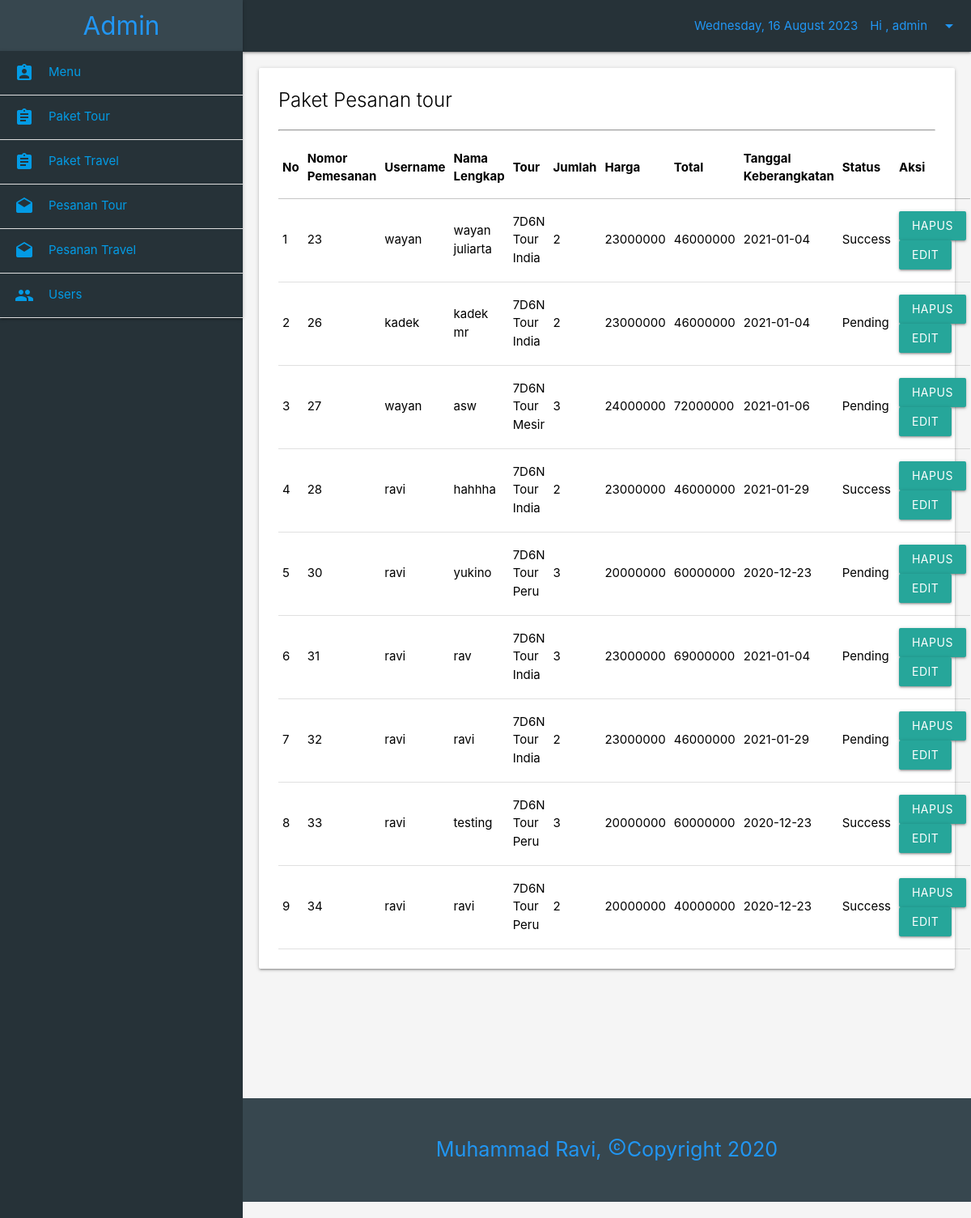
/admin/pesanantour.php (signed in), run on the app's committed database.
### tables this page shows
CREATE TABLE `pesanan_tour` (
  `nomor_pemesanan` int(11) NOT NULL,
  `nama_lengkap` varchar(100) NOT NULL,
  `nama_tour` varchar(100) NOT NULL,
  `jumlah_tiket` int(100) NOT NULL,
  `harga` int(100) NOT NULL,
  `total` int(100) NOT NULL,
  `tanggal_berangkatan` date NOT NULL,
  `username` varchar(255) NOT NULL,
  `status` enum('Pending','Success','Cancel') NOT NULL
);

### admin/config.php (called while the page is built, shortened)
<?php
$koneksi = mysqli_connect("localhost", "root", "", "db_tour_travel");
function query($query) {
	global $koneksi;
	$result = mysqli_query($koneksi, $query);
	$rows = [];
	while ( $row = mysqli_fetch_assoc($result)) {
		$rows[] = $row;
	}
	return $rows;
}
 ?>

### admin/pesanantour.php (the view, shortened to what this page needs)
<?php
require 'config.php';
$pesan = query("SELECT * FROM pesanan_tour");
 ?>
<!DOCTYPE html>
<html lang="en">
<head>
      <link rel="stylesheet" href="css/icon.css">
      <link type="text/css" rel="stylesheet" href="css/materialize.min.css"  media="screen,projection"/>
      <link rel="stylesheet" type="text/css" href="css/style.css?=1.1">
</head>
<body class="grey lighten-4">
    <div class="row">
        <?php include('sidebar.php'); ?>
      <div class="col s9" style="padding-right: 0; padding-left: 0; /*height: 992px;*/ float: right;">
        <?php include('nav.php'); ?>
        <div class="travel" style="margin-left: 20px;margin-right: 20px; margin-top: 20px;">
        <div class="card white">
        <div class="card-content black-text">
          <span class="card-title" style="margin-bottom: 20px;">Paket Pesanan tour</span>
          <hr>
          <table class="responsive-table">
        <thead>
          <tr>
              <th>No</th>
              <th>Nomor Pemesanan</th>
              <th>Username</th>
              <th>Nama Lengkap</th>
              <th>Tour</th>
              <th>Jumlah</th>
              <th>Harga</th>
              <th>Total</th>
              <th>Tanggal Keberangkatan</th>
              <th>Status</th>
              <th>Aksi</th>
          </tr>
        </thead>
        <tbody>
          <tr>
            <?php $i =1; ?>
          <?php foreach( $pesan as $data) : ?>
          <tr>
            <td><?php echo $i; ?></td>
            <td><?php echo $data["nomor_pemesanan"]; ?></td>
            <td><?php echo $data["username"]; ?></td>
            <td><?php echo $data["nama_lengkap"]; ?></td>
            <td><?php echo $data["nama_tour"]; ?></td>
            <td><?php echo $data["jumlah_tiket"]; ?></td>
            <td><?php echo $data["harga"]; ?></td>
            <td><?php echo $data["total"]; ?></td>
            <td><?php echo $data["tanggal_berangkatan"]; ?></td>
            <td><?php echo $data["status"]; ?></td>
            <td><a href="hapuspesantour.php?id=<?php echo $data["nomor_pemesanan"]; ?>" class="waves-effect waves-light btn">Hapus</a>
                <a href="editpemesanantour.php?id=<?php echo $data["nomor_pemesanan"]; ?>" class="waves-effect waves-light btn">Edit</a></td>
          </tr>
          <?php $i++; ?>
        <?php endforeach; ?>
          </tr>
        </tbody>
      </table>
        </div>
      </div>
      </div>
        <?php include('footer.php'); ?>
      </div>
    </div>
</body>
</html>

### data on the page
pesanan_tour: nomor_pemesanan "23", username "wayan", nama_lengkap "wayan juliarta", nama_tour "7D6N Tour India", jumlah_tiket "2", harga "23000000", total "46000000", tanggal_berangkatan "2021-01-04", status "Success"
pesanan_tour: nomor_pemesanan "26", username "kadek", nama_lengkap "kadek mr", nama_tour "7D6N Tour India", jumlah_tiket "2", harga "23000000", total "46000000", tanggal_berangkatan "2021-01-04", status "Pending"
pesanan_tour: nomor_pemesanan "27", username "wayan", nama_lengkap "asw", nama_tour "7D6N Tour Mesir", jumlah_tiket "3", harga "24000000", total "72000000", tanggal_berangkatan "2021-01-06", status "Pending"
pesanan_tour: nomor_pemesanan "28", username "ravi", nama_lengkap "hahhha", nama_tour "7D6N Tour India", jumlah_tiket "2", harga "23000000", total "46000000", tanggal_berangkatan "2021-01-29", status "Success"
pesanan_tour: nomor_pemesanan "30", username "ravi", nama_lengkap "yukino", nama_tour "7D6N Tour Peru", jumlah_tiket "3", harga "20000000", total "60000000", tanggal_berangkatan "2020-12-23", status "Pending"
pesanan_tour: nomor_pemesanan "31", username "ravi", nama_lengkap "rav", nama_tour "7D6N Tour India", jumlah_tiket "3", harga "23000000", total "69000000", tanggal_berangkatan "2021-01-04", status "Pending"
pesanan_tour: nomor_pemesanan "32", username "ravi", nama_lengkap "ravi", nama_tour "7D6N Tour India", jumlah_tiket "2", harga "23000000", total "46000000", tanggal_berangkatan "2021-01-29", status "Pending"
pesanan_tour: nomor_pemesanan "33", username "ravi", nama_lengkap "testing", nama_tour "7D6N Tour Peru", jumlah_tiket "3", harga "20000000", total "60000000", tanggal_berangkatan "2020-12-23", status "Success"
pesanan_tour: nomor_pemesanan "34", username "ravi", nama_lengkap "ravi", nama_tour "7D6N Tour Peru", jumlah_tiket "2", harga "20000000", total "40000000", tanggal_berangkatan "2020-12-23", status "Success"

### other printed values
$_SESSION["admin"] "admin"
